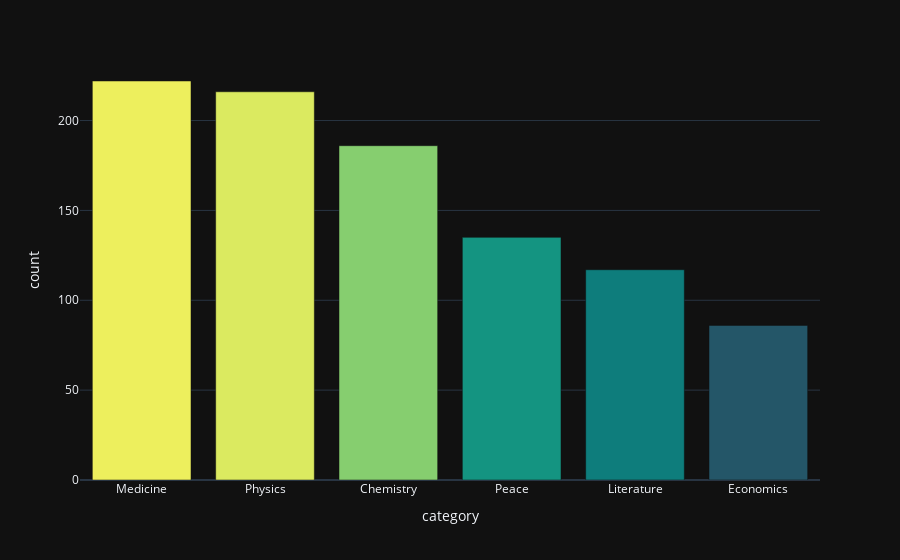

The notebook cell this image was saved under:
### Code cell
fig = px.bar(
    df_data.category.value_counts().reset_index(),
    x="category",
    y="count",
    color_continuous_scale="Aggrnyl",
    color="count"
)
fig.update_coloraxes(showscale=False)
fig.show()

### Figure 1 — Plotly figure (JSON) as saved in the notebook; plotly's stock layout.template omitted (floating-point values rounded to 4 significant figures)
{"data": [{"alignmentgroup": "True", "hovertemplate": "category=%{x}<br>count=%{marker.color}<extra></extra>", "legendgroup": "", "marker": {"color": [222, 216, 186, 135, 117, 86], "coloraxis": "coloraxis", "pattern": {"shape": ""}}, "name": "", "offsetgroup": "", "orientation": "v", "showlegend": false, "textposition": "auto", "x": ["Medicine", "Physics", "Chemistry", "Peace", "Literature", "Economics"], "xaxis": "x", "y": [222, 216, 186, 135, 117, 86], "yaxis": "y", "type": "bar"}], "layout": {"xaxis": {"anchor": "y", "domain": [0.0, 1.0], "title": {"text": "category"}}, "yaxis": {"anchor": "x", "domain": [0.0, 1.0], "title": {"text": "count"}}, "coloraxis": {"colorbar": {"title": {"text": "count"}}, "colorscale": [[0.0, "rgb(36, 86, 104)"], [0.1667, "rgb(15, 114, 121)"], [0.3333, "rgb(13, 143, 129)"], [0.5, "rgb(57, 171, 126)"], [0.6667, "rgb(110, 197, 116)"], [0.8333, "rgb(169, 220, 103)"], [1.0, "rgb(237, 239, 93)"]], "showscale": false}, "legend": {"tracegroupgap": 0}, "margin": {"t": 60}, "barmode": "relative"}}
